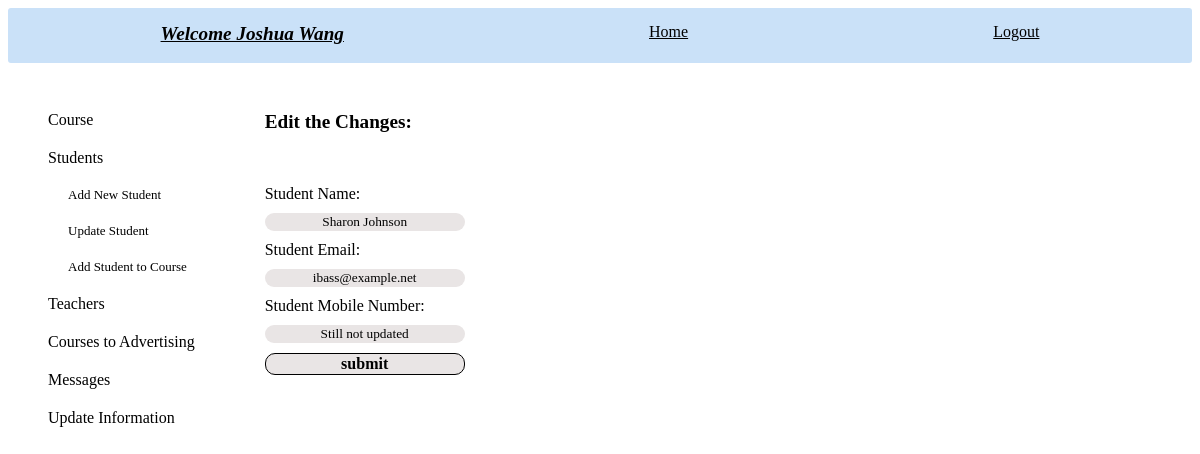
/chosen_student/1 (signed in), run on the app's committed database.
### tables this page shows
CREATE TABLE students (
        id INTEGER PRIMARY KEY,
        name TEXT NOT NULL,
        email TEXT UNIQUE,
        phone TEXT UNIQUE,
        user_id INTEGER,
        FOREIGN KEY(user_id) REFERENCES new_users (id)
        );

### app.py (the view)
@app.route('/chosen_student/<student_id>', methods=['GET', 'POST'])
def chosen_student_update(student_id):
    log=check_log()
    info=info_user()
    student_info=crud.read_if('*',"students","id", student_id)
    student_object=create_students_objects(student_info)
    if request.method=='POST':
        name=request.form['name'].title()
        email=request.form['email']
        phone=request.form['phone']
        if name=='' or email=='' or phone=='' :
            return render_template('update_students.html', log=log, info=info, admin_id=session['id'], student_dict='', title='Edit the Changes:', student_object=student_object, note="Name, Email and Mobile number are required fields")
        else:
            if student_object[0].name!=name:
                crud.update_if('students', 'name', f"'{name}'", 'id', student_id)
            if student_object[0].email!=email:
                check_students=crud.read_if('id', 'students', 'email', email)
                check_users=crud.read_if('id', 'new_users', 'username', email)
                if len(check_students)==0 and len(check_users)==0:
                    crud.update_if('new_users', 'username', f"'{email}'", 'id', student_object[0].user_id)
                    crud.update_if('students', 'email', f"'{email}'",'id', student_id)
                else:
                    return render_template('update_students.html', log=log, info=info, admin_id=session['id'], student_dict='', title='Edit the Changes:', student_object=student_object, note="Email already exists")
            if student_object[0].phone!=phone:
                try:
                    crud.update_if('students', 'phone', f"'{phone}'",'id', student_id)
                except:
                    return render_template('update_students.html', log=log, info=info, admin_id=session['id'], student_dict='', title='Edit the Changes:', student_object=student_object, note="Mobile number already exists")
            return redirect(url_for('student_info', student_id=student_id))
    else:
        return render_template('update_students.html', log=log, info=info, admin_id=session['id'], student_dict='', title='Edit the Changes:', student_object=student_object)

### app.py (called while the page is built)
def check_log(): #check if user is loged in or not
    log_result={}
    if "name" in session:
        link='/logout'
        log='Logout'
        log_result['link']=link
        log_result['log']=log
        return log_result
    else:
        link='/login'
        log='Login'
        log_result['link']=link
        log_result['log']=log
        return log_result

def info_user(): # get user info
    if "role" in session:
        info={}
        if session['role']=='admin':
            info['id']=session['id']
            info['link']=f"/administrator/{session['id']}"
            info['word']='Administrator'
            info['hello']=f"Hello {crud.admin_name(session['id'])}- what do you want to do?"
            info['class']='user_hello'
        if session['role']=='teacher':
            info['id']=session['id']
            info['link']=f"/teacher_profile/{session['id']}"
            info['word']=f"Welcome {crud.teacher_name(session['id'])}"
            info['class']='user_hello'
        if session['role']=='student':
            info['id']=session['id']
            info['link']=f"/student_profile/{session['id']}"
            info['word']=f"Welcome {crud.student_name(session['id'])}"
            info['class']='user_hello'
        return info

### crud.py (called while the page is built)
def read_if(column, table, value, condition):
    return query(f"SELECT {column} FROM {table} WHERE {value}='{condition}'")

def student_name(student_id):
    name=read_if('name', 'students', 'id', student_id)
    name=name[0][0]
    return name

### functions.py (called while the page is built)
def create_students_objects(students: list):
    students_objects=[classes.Student(student[0], student[1], student[2], student[3], student[4]) for student in students]
    for s in students_objects:
        if type(s.phone)!=str or s.phone=='':
            s.phone='Still not updated'
    return students_objects

### setup_db.py (called while the page is built)
def query(sql):
    with sqlite3.connect('students.db') as conn:
        cur=conn.cursor()
        cur.execute(sql)
        return cur.fetchall()

### templates/update_students.html (shortened to what this page needs)
{% include "admin_nav_students.html" %}
    <div class="main_student_update" >
        <div class="main_chosen_student">
            <div class="title_chosen_student">{{title}}</div>
            <form class="info_chosen_student" action="" method="POST">
                {% for student in student_object %}
                Student Name: <input type="text" name="name" value="{{student.name}}" autofocus required>
                Student Email: <input type="email" name="email" value="{{student.email}}"  title="example@example.com" required>
                Student Mobile Number: <input type="tel" name="phone" value="{{student.phone}}" title="example: 050-1234567"  pattern="[0-9]{3}-[0-9]{7}" required>
                <input id="submit" type="submit" value="submit">
                {% endfor %}
            </form>
        </div>
    </div>
</div>

### static/style.css (style rules this page uses)
input { font-family: 'Times New Roman', Times, serif; text-align: center; }
#submit { border-style: solid; border-width: 1px; font-size: medium; font-weight: bolder; }
.main_student_update { grid-column: 2; grid-row: 2; display: flex; }
.main_chosen_student { display: flex; flex-direction: column; justify-content: space-between; gap: 20px; }
.title_chosen_student { font-weight: bold; font-size: larger; }
.info_chosen_student { display: flex; flex-direction: column; gap: 10px; width: 200px; }
.info_chosen_student>input { border-style: none; background-color: rgb(233, 229, 229); border-radius: 10px; }

### data on the page
students: name "Sharon Johnson", email "ibass@example.net", phone "Still not updated"

### other printed values
{{ info.word }} "Welcome Joshua Wang"
{{ log.log }} "Logout"
{{ title }} "Edit the Changes:"
